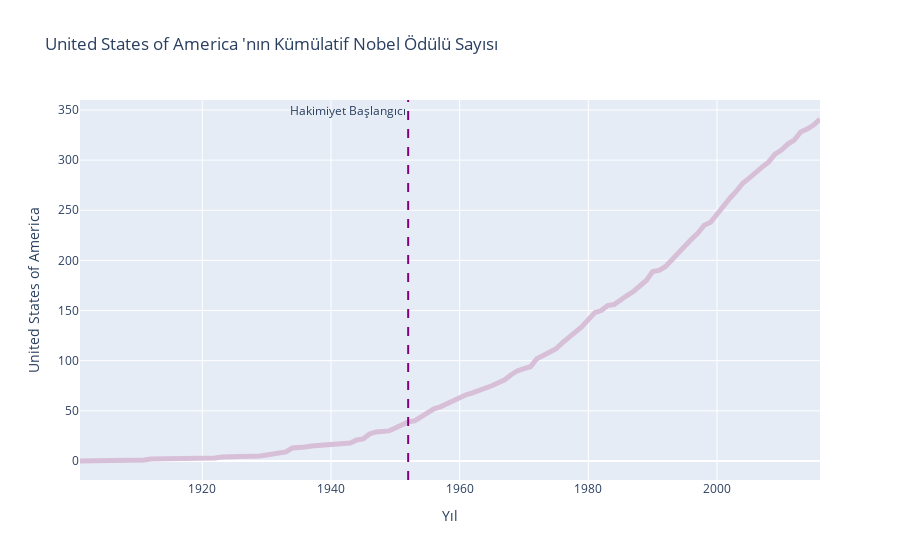

The code cell stored with this chart in its notebook:
### Markdown cell above
# QUESTION 4: What are the things that have played a role in the dominance of the country that has won the most Nobel prizes and from which year onwards? Can you share your insights?

### Code cell
nobel_counts_per_year = nobel_prize.groupby(["year", "organization_country"]).size().unstack(fill_value=0)


cumulative_nobel_counts = nobel_counts_per_year.cumsum()


years_as_leader = (cumulative_nobel_counts.idxmax(axis=1))


dominant_country = cumulative_nobel_counts.iloc[-1].idxmax()


dominant_years = years_as_leader[years_as_leader == dominant_country]


fig = px.line(cumulative_nobel_counts, x=cumulative_nobel_counts.index, y=dominant_country,
              title=f"{dominant_country} 'nın Kümülatif Nobel Ödülü Sayısı ",
              labels={"year": "Yıl", "value": "Cumulative Nobel Prizes"},
              template=None)

fig.add_vline(x=dominant_years.index[0], line_dash="dash", line_color="purple",
              annotation_text="Hakimiyet Başlangıcı",
              annotation_position="top left")

fig.update_traces(line=dict(color="thistle", width=5))

fig.show()

### Figure 1 — Plotly figure (JSON) as saved in the notebook; plotly's stock layout.template omitted (floating-point values rounded to 4 significant figures)
{"data": [{"hovertemplate": "Yıl=%{x}<br>United States of America=%{y}<extra></extra>", "legendgroup": "", "line": {"color": "thistle", "dash": "solid", "width": 5}, "marker": {"symbol": "circle"}, "mode": "lines", "name": "", "orientation": "v", "showlegend": false, "type": "scatter", "x": [1901, 1902, 1903, 1904, 1905, 1906, 1907, 1908, 1909, 1910, 1911, 1912, 1913, 1914, 1915, 1917, 1918, 1919, 1920, 1921, 1922, 1923, 1924, 1925, 1926, 1927, 1928, 1929, 1930, 1931, 1932, 1933, 1934, 1935, 1936, 1937, 1938, 1939, 1943, 1944, 1945, 1946, 1947, 1948, 1949, 1950, 1951, 1952, 1953, 1954, 1955, 1956, 1957, 1958, 1959, 1960, 1961, 1962, 1963, 1964, 1965, 1966, 1967, 1968, 1969, 1970, 1971, 1972, 1973, 1974, 1975, 1976, 1977, 1978, 1979, 1980, 1981, 1982, 1983, 1984, 1985, 1986, 1987, 1988, 1989, 1990, 1991, 1992, 1993, 1994, 1995, 1996, 1997, 1998, 1999, 2000, 2001, 2002, 2003, 2004, 2005, 2006, 2007, 2008, 2009, 2010, 2011, 2012, 2013, 2014, 2015, 2016], "xaxis": "x", "y": [0, 0, 0, 0, 0, 0, 1, 1, 1, 1, 1, 2, 2, 3, 3, 3, 3, 3, 3, 3, 3, 4, 4, 4, 4, 5, 5, 5, 6, 7, 8, 9, 13, 13, 14, 15, 15, 16, 18, 21, 22, 27, 29, 29, 30, 33, 36, 39, 40, 44, 47, 52, 54, 57, 61, 63, 66, 68, 70, 72, 75, 78, 81, 86, 90, 92, 94, 102, 105, 108, 112, 118, 123, 128, 134, 141, 148, 150, 155, 156, 161, 165, 169, 174, 180, 189, 190, 194, 201, 207, 214, 221, 227, 235, 238, 246, 255, 262, 269, 277, 282, 288, 293, 298, 306, 310, 316, 320, 328, 331, 335, 341], "yaxis": "y"}], "layout": {"annotations": [{"showarrow": false, "text": "Hakimiyet Başlangıcı", "x": 1952, "xanchor": "right", "xref": "x", "y": 1, "yanchor": "top", "yref": "y domain"}], "legend": {"tracegroupgap": 0}, "shapes": [{"line": {"color": "purple", "dash": "dash"}, "type": "line", "x0": 1952, "x1": 1952, "xref": "x", "y0": 0, "y1": 1, "yref": "y domain"}], "title": {"text": "United States of America 'nın Kümülatif Nobel Ödülü Sayısı "}, "xaxis": {"anchor": "y", "domain": [0, 1], "title": {"text": "Yıl"}}, "yaxis": {"anchor": "x", "domain": [0, 1], "title": {"text": "United States of America"}}}}
